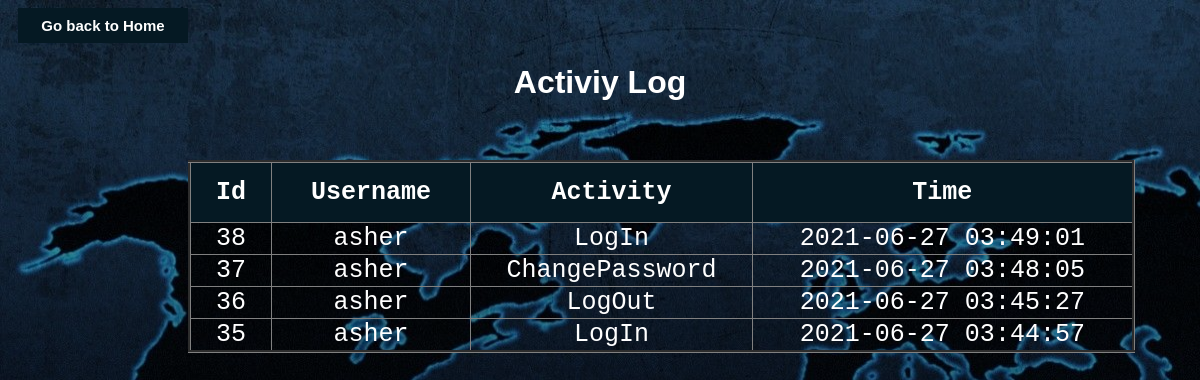
The page /display.php (signed in) on the database its author committed.
### tables this page shows
CREATE TABLE `acts` (
  `id` int(100) NOT NULL,
  `username` varchar(255) NOT NULL,
  `activity` varchar(255) NOT NULL,
  `time` varchar(255) NOT NULL
);

### display.php (the view, shortened to what this page needs)
<html>
    <head>
</head>
<body bgcolor="#EEFDEF">
	<button><a href="home.php" >Go back to Home</a></button>
	<h1>Activiy Log</h1>
<?php
if ( isset($_SESSION['username'])) {
 ?>
<?php
$conn = mysqli_connect("localhost", "root", "", "test_db");
$sql2="SELECT id, username, activity, time FROM acts WHERE username='{$_SESSION['username']}'
ORDER BY time DESC;";
$result2 = $conn->query($sql2);
$sql1="SELECT id, username, activity, time FROM acts
ORDER BY time DESC;";
	$result = $conn->query($sql1);
		echo "<br/><h3></h3>";
		echo "<table>";
echo "<table border='3'>
<tr>
<th>Id</th>
<th>Username</th>
<th>Activity</th>
<th>Time</th>
</tr>";
if($_SESSION['username']==="ADMIN"){
	if ($result->num_rows > 0)
while($row = $result->fetch_assoc()) {
  echo "<tr>" ;
	echo  "<td>" . $row['id'] . "</td>";
	echo "<td>" . $row['username'] . "</td>";
	echo " <td>" . $row['activity'] . "</td>";
	echo " <td>" . $row['time'] . "</td>";
	"<tr";
}
}
else{
		if ($result2->num_rows > 0)
	while($row = $result2->fetch_assoc()) {
  echo "<tr>" ;
	echo  "<td>" . $row['id'] . "</td>";
	echo "<td>" . $row['username'] . "</td>";
	echo " <td>" . $row['activity'] . "</td>";
	echo " <td>" . $row['time'] . "</td>";
}
}
		echo "</table>";
}
?>

### display.php (style rules this page uses)
body { background: linear-gradient(rgba(0,0,0,0.3),rgba(0,0,0,0.7)), url(images/viewlist.jpg); background-size: 1920px 1071px; background-repeat: no-repeat; }
table { position: relative; left: 180px; border-collapse: collapse; width: 80%; color: #b35340; font-family: monospace; font-size: 25px; text-align: center; }
th { background-color: #051923; color: white; padding: 15px; }
tr:nth-child(even) { background: transparent; color: white; padding: 15px; }
tr:nth-child(odd) { background: transparent; color: white; padding: 15px; }
a { color: #fff; text-decoration: none; }
button { position: relative; width: 170px; height: 35px; left: 10px; font-weight: bold; background: #051923; font-size: 15px; border-style: none; font-family: 'Quantico', sans-serif; }
h1 { text-align: center; color: white; font-family: 'Quantico', sans-serif; font-weight: bold; }

### rows shown on the page
acts: id "38", username "asher", activity "LogIn", time "2021-06-27 03:49:01"
acts: id "37", username "asher", activity "ChangePassword", time "2021-06-27 03:48:05"
acts: id "36", username "asher", activity "LogOut", time "2021-06-27 03:45:27"
acts: id "35", username "asher", activity "LogIn", time "2021-06-27 03:44:57"
